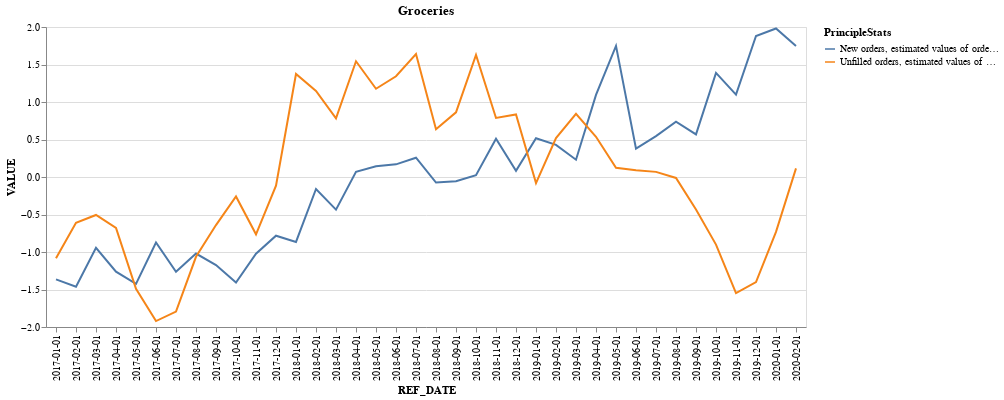

The code cell stored with this chart in its notebook:
### Code cell
df_good_transportation = df_sales[(df_sales['GoodType'] == 'Food manufacturing [311]') & ((df_sales['PrincipleStats'] == 'New orders, estimated values of orders received during month') | (df_sales['PrincipleStats'] == 'Unfilled orders, estimated values of orders at end of month'))]
from sklearn.preprocessing import StandardScaler
for good in df_good_transportation['PrincipleStats'].unique():
    scaler = StandardScaler()
    df_good_transportation.loc[df_good_transportation['PrincipleStats'] == good, 'VALUE'] = scaler.fit_transform(df_good_transportation.loc[df_good_transportation['PrincipleStats'] == good, 'VALUE'].values.reshape(-1, 1))

chart1 = alt.Chart(df_good_transportation).mark_line().encode(
    x='REF_DATE',
    y='VALUE',
    color = 'PrincipleStats',
    
).properties(title = "Groceries").interactive()
chart1

### Figure 1 — Vega-Lite specification as saved in the notebook (floating-point values rounded to 4 significant figures)
{"config": {"view": {"continuousWidth": 300, "continuousHeight": 300}}, "data": {"name": "data-fc6c7440a496855dbd28ecc169b60bd6"}, "mark": {"type": "line"}, "encoding": {"color": {"field": "PrincipleStats", "type": "nominal"}, "x": {"field": "REF_DATE", "type": "nominal"}, "y": {"field": "VALUE", "type": "quantitative"}}, "params": [{"name": "param_1", "select": {"type": "interval", "encodings": ["x", "y"]}, "bind": "scales"}], "title": "Groceries", "$schema": "https://vega.github.io/schema/vega-lite/v5.20.1.json", "datasets": {"data-fc6c7440a496855dbd28ecc169b60bd6": [{"PrincipleStats": "New orders, estimated values of orders received during month", "GoodType": "Food manufacturing [311]", "REF_DATE": "2017-01-01", "VALUE": -1.365}, {"PrincipleStats": "New orders, estimated values of orders received during month", "GoodType": "Food manufacturing [311]", "REF_DATE": "2017-02-01", "VALUE": -1.463}, {"PrincipleStats": "New orders, estimated values of orders received during month", "GoodType": "Food manufacturing [311]", "REF_DATE": "2017-03-01", "VALUE": -0.944}, {"PrincipleStats": "New orders, estimated values of orders received during month", "GoodType": "Food manufacturing [311]", "REF_DATE": "2017-04-01", "VALUE": -1.262}, {"PrincipleStats": "New orders, estimated values of orders received during month", "GoodType": "Food manufacturing [311]", "REF_DATE": "2017-05-01", "VALUE": -1.424}, {"PrincipleStats": "New orders, estimated values of orders received during month", "GoodType": "Food manufacturing [311]", "REF_DATE": "2017-06-01", "VALUE": -0.8741}, {"PrincipleStats": "New orders, estimated values of orders received during month", "GoodType": "Food manufacturing [311]", "REF_DATE": "2017-07-01", "VALUE": -1.264}, {"PrincipleStats": "New orders, estimated values of orders received during month", "GoodType": "Food manufacturing [311]", "REF_DATE": "2017-08-01", "VALUE": -1.021}, {"PrincipleStats": "New orders, estimated values of orders received during month", "GoodType": "Food manufacturing [311]", "REF_DATE": "2017-09-01", "VALUE": -1.174}, {"PrincipleStats": "New orders, estimated values of orders received during month", "GoodType": "Food manufacturing [311]", "REF_DATE": "2017-10-01", "VALUE": -1.406}, {"PrincipleStats": "New orders, estimated values of orders received during month", "GoodType": "Food manufacturing [311]", "REF_DATE": "2017-11-01", "VALUE": -1.024}, {"PrincipleStats": "New orders, estimated values of orders received during month", "GoodType": "Food manufacturing [311]", "REF_DATE": "2017-12-01", "VALUE": -0.7832}, {"PrincipleStats": "New orders, estimated values of orders received during month", "GoodType": "Food manufacturing [311]", "REF_DATE": "2018-01-01", "VALUE": -0.8653}, {"PrincipleStats": "New orders, estimated values of orders received during month", "GoodType": "Food manufacturing [311]", "REF_DATE": "2018-02-01", "VALUE": -0.1602}, {"PrincipleStats": "New orders, estimated values of orders received during month", "GoodType": "Food manufacturing [311]", "REF_DATE": "2018-03-01", "VALUE": -0.4354}, {"PrincipleStats": "New orders, estimated values of orders received during month", "GoodType": "Food manufacturing [311]", "REF_DATE": "2018-04-01", "VALUE": 0.07}, {"PrincipleStats": "New orders, estimated values of orders received during month", "GoodType": "Food manufacturing [311]", "REF_DATE": "2018-05-01", "VALUE": 0.1444}, {"PrincipleStats": "New orders, estimated values of orders received during month", "GoodType": "Food manufacturing [311]", "REF_DATE": "2018-06-01", "VALUE": 0.1684}, {"PrincipleStats": "New orders, estimated values of orders received during month", "GoodType": "Food manufacturing [311]", "REF_DATE": "2018-07-01", "VALUE": 0.2571}, {"PrincipleStats": "New orders, estimated values of orders received during month", "GoodType": "Food manufacturing [311]", "REF_DATE": "2018-08-01", "VALUE": -0.07341}, {"PrincipleStats": "New orders, estimated values of orders received during month", "GoodType": "Food manufacturing [311]", "REF_DATE": "2018-09-01", "VALUE": -0.05666}, {"PrincipleStats": "New orders, estimated values of orders received during month", "GoodType": "Food manufacturing [311]", "REF_DATE": "2018-10-01", "VALUE": 0.02362}, {"PrincipleStats": "New orders, estimated values of orders received during month", "GoodType": "Food manufacturing [311]", "REF_DATE": "2018-11-01", "VALUE": 0.5089}, {"PrincipleStats": "New orders, estimated values of orders received during month", "GoodType": "Food manufacturing [311]", "REF_DATE": "2018-12-01", "VALUE": 0.08217}, {"PrincipleStats": "New orders, estimated values of orders received during month", "GoodType": "Food manufacturing [311]", "REF_DATE": "2019-01-01", "VALUE": 0.517}, {"PrincipleStats": "New orders, estimated values of orders received during month", "GoodType": "Food manufacturing [311]", "REF_DATE": "2019-02-01", "VALUE": 0.4286}, {"PrincipleStats": "New orders, estimated values of orders received during month", "GoodType": "Food manufacturing [311]", "REF_DATE": "2019-03-01", "VALUE": 0.2305}, {"PrincipleStats": "New orders, estimated values of orders received during month", "GoodType": "Food manufacturing [311]", "REF_DATE": "2019-04-01", "VALUE": 1.095}, {"PrincipleStats": "New orders, estimated values of orders received during month", "GoodType": "Food manufacturing [311]", "REF_DATE": "2019-05-01", "VALUE": 1.748}, {"PrincipleStats": "New orders, estimated values of orders received during month", "GoodType": "Food manufacturing [311]", "REF_DATE": "2019-06-01", "VALUE": 0.3786}, {"PrincipleStats": "New orders, estimated values of orders received during month", "GoodType": "Food manufacturing [311]", "REF_DATE": "2019-07-01", "VALUE": 0.5446}, {"PrincipleStats": "New orders, estimated values of orders received during month", "GoodType": "Food manufacturing [311]", "REF_DATE": "2019-08-01", "VALUE": 0.7373}, {"PrincipleStats": "New orders, estimated values of orders received during month", "GoodType": "Food manufacturing [311]", "REF_DATE": "2019-09-01", "VALUE": 0.5683}, {"PrincipleStats": "New orders, estimated values of orders received during month", "GoodType": "Food manufacturing [311]", "REF_DATE": "2019-10-01", "VALUE": 1.389}, {"PrincipleStats": "New orders, estimated values of orders received during month", "GoodType": "Food manufacturing [311]", "REF_DATE": "2019-11-01", "VALUE": 1.099}, {"PrincipleStats": "New orders, estimated values of orders received during month", "GoodType": "Food manufacturing [311]", "REF_DATE": "2019-12-01", "VALUE": 1.88}, {"PrincipleStats": "New orders, estimated values of orders received during month", "GoodType": "Food manufacturing [311]", "REF_DATE": "2020-01-01", "VALUE": 1.98}, {"PrincipleStats": "New orders, estimated values of orders received during month", "GoodType": "Food manufacturing [311]", "REF_DATE": "2020-02-01", "VALUE": 1.746}, {"PrincipleStats": "Unfilled orders, estimated values of orders at end of month", "GoodType": "Food manufacturing [311]", "REF_DATE": "2017-01-01", "VALUE": -1.085}, {"PrincipleStats": "Unfilled orders, estimated values of orders at end of month", "GoodType": "Food manufacturing [311]", "REF_DATE": "2017-02-01", "VALUE": -0.6113}, {"PrincipleStats": "Unfilled orders, estimated values of orders at end of month", "GoodType": "Food manufacturing [311]", "REF_DATE": "2017-03-01", "VALUE": -0.506}, {"PrincipleStats": "Unfilled orders, estimated values of orders at end of month", "GoodType": "Food manufacturing [311]", "REF_DATE": "2017-04-01", "VALUE": -0.6796}, {"PrincipleStats": "Unfilled orders, estimated values of orders at end of month", "GoodType": "Food manufacturing [311]", "REF_DATE": "2017-05-01", "VALUE": -1.492}, {"PrincipleStats": "Unfilled orders, estimated values of orders at end of month", "GoodType": "Food manufacturing [311]", "REF_DATE": "2017-06-01", "VALUE": -1.921}, {"PrincipleStats": "Unfilled orders, estimated values of orders at end of month", "GoodType": "Food manufacturing [311]", "REF_DATE": "2017-07-01", "VALUE": -1.794}, {"PrincipleStats": "Unfilled orders, estimated values of orders at end of month", "GoodType": "Food manufacturing [311]", "REF_DATE": "2017-08-01", "VALUE": -1.064}, {"PrincipleStats": "Unfilled orders, estimated values of orders at end of month", "GoodType": "Food manufacturing [311]", "REF_DATE": "2017-09-01", "VALUE": -0.6412}, {"PrincipleStats": "Unfilled orders, estimated values of orders at end of month", "GoodType": "Food manufacturing [311]", "REF_DATE": "2017-10-01", "VALUE": -0.2602}, {"PrincipleStats": "Unfilled orders, estimated values of orders at end of month", "GoodType": "Food manufacturing [311]", "REF_DATE": "2017-11-01", "VALUE": -0.7645}, {"PrincipleStats": "Unfilled orders, estimated values of orders at end of month", "GoodType": "Food manufacturing [311]", "REF_DATE": "2017-12-01", "VALUE": -0.1158}, {"PrincipleStats": "Unfilled orders, estimated values of orders at end of month", "GoodType": "Food manufacturing [311]", "REF_DATE": "2018-01-01", "VALUE": 1.374}, {"PrincipleStats": "Unfilled orders, estimated values of orders at end of month", "GoodType": "Food manufacturing [311]", "REF_DATE": "2018-02-01", "VALUE": 1.147}, {"PrincipleStats": "Unfilled orders, estimated values of orders at end of month", "GoodType": "Food manufacturing [311]", "REF_DATE": "2018-03-01", "VALUE": 0.7811}, {"PrincipleStats": "Unfilled orders, estimated values of orders at end of month", "GoodType": "Food manufacturing [311]", "REF_DATE": "2018-04-01", "VALUE": 1.543}, {"PrincipleStats": "Unfilled orders, estimated values of orders at end of month", "GoodType": "Food manufacturing [311]", "REF_DATE": "2018-05-01", "VALUE": 1.177}, {"PrincipleStats": "Unfilled orders, estimated values of orders at end of month", "GoodType": "Food manufacturing [311]", "REF_DATE": "2018-06-01", "VALUE": 1.343}, {"PrincipleStats": "Unfilled orders, estimated values of orders at end of month", "GoodType": "Food manufacturing [311]", "REF_DATE": "2018-07-01", "VALUE": 1.639}, {"PrincipleStats": "Unfilled orders, estimated values of orders at end of month", "GoodType": "Food manufacturing [311]", "REF_DATE": "2018-08-01", "VALUE": 0.6365}, {"PrincipleStats": "Unfilled orders, estimated values of orders at end of month", "GoodType": "Food manufacturing [311]", "REF_DATE": "2018-09-01", "VALUE": 0.862}, {"PrincipleStats": "Unfilled orders, estimated values of orders at end of month", "GoodType": "Food manufacturing [311]", "REF_DATE": "2018-10-01", "VALUE": 1.626}, {"PrincipleStats": "Unfilled orders, estimated values of orders at end of month", "GoodType": "Food manufacturing [311]", "REF_DATE": "2018-11-01", "VALUE": 0.7876}, {"PrincipleStats": "Unfilled orders, estimated values of orders at end of month", "GoodType": "Food manufacturing [311]", "REF_DATE": "2018-12-01", "VALUE": 0.8343}, {"PrincipleStats": "Unfilled orders, estimated values of orders at end of month", "GoodType": "Food manufacturing [311]", "REF_DATE": "2019-01-01", "VALUE": -0.08144}, {"PrincipleStats": "Unfilled orders, estimated values of orders at end of month", "GoodType": "Food manufacturing [311]", "REF_DATE": "2019-02-01", "VALUE": 0.5198}, {"PrincipleStats": "Unfilled orders, estimated values of orders at end of month", "GoodType": "Food manufacturing [311]", "REF_DATE": "2019-03-01", "VALUE": 0.8414}, {"PrincipleStats": "Unfilled orders, estimated values of orders at end of month", "GoodType": "Food manufacturing [311]", "REF_DATE": "2019-04-01", "VALUE": 0.5368}, {"PrincipleStats": "Unfilled orders, estimated values of orders at end of month", "GoodType": "Food manufacturing [311]", "REF_DATE": "2019-05-01", "VALUE": 0.1239}, {"PrincipleStats": "Unfilled orders, estimated values of orders at end of month", "GoodType": "Food manufacturing [311]", "REF_DATE": "2019-06-01", "VALUE": 0.09103}, {"PrincipleStats": "Unfilled orders, estimated values of orders at end of month", "GoodType": "Food manufacturing [311]", "REF_DATE": "2019-07-01", "VALUE": 0.06835}, {"PrincipleStats": "Unfilled orders, estimated values of orders at end of month", "GoodType": "Food manufacturing [311]", "REF_DATE": "2019-08-01", "VALUE": -0.0128}, {"PrincipleStats": "Unfilled orders, estimated values of orders at end of month", "GoodType": "Food manufacturing [311]", "REF_DATE": "2019-09-01", "VALUE": -0.4344}, {"PrincipleStats": "Unfilled orders, estimated values of orders at end of month", "GoodType": "Food manufacturing [311]", "REF_DATE": "2019-10-01", "VALUE": -0.9016}, {"PrincipleStats": "Unfilled orders, estimated values of orders at end of month", "GoodType": "Food manufacturing [311]", "REF_DATE": "2019-11-01", "VALUE": -1.548}, {"PrincipleStats": "Unfilled orders, estimated values of orders at end of month", "GoodType": "Food manufacturing [311]", "REF_DATE": "2019-12-01", "VALUE": -1.401}, {"PrincipleStats": "Unfilled orders, estimated values of orders at end of month", "GoodType": "Food manufacturing [311]", "REF_DATE": "2020-01-01", "VALUE": -0.7322}, {"PrincipleStats": "Unfilled orders, estimated values of orders at end of month", "GoodType": "Food manufacturing [311]", "REF_DATE": "2020-02-01", "VALUE": 0.1144}]}}
